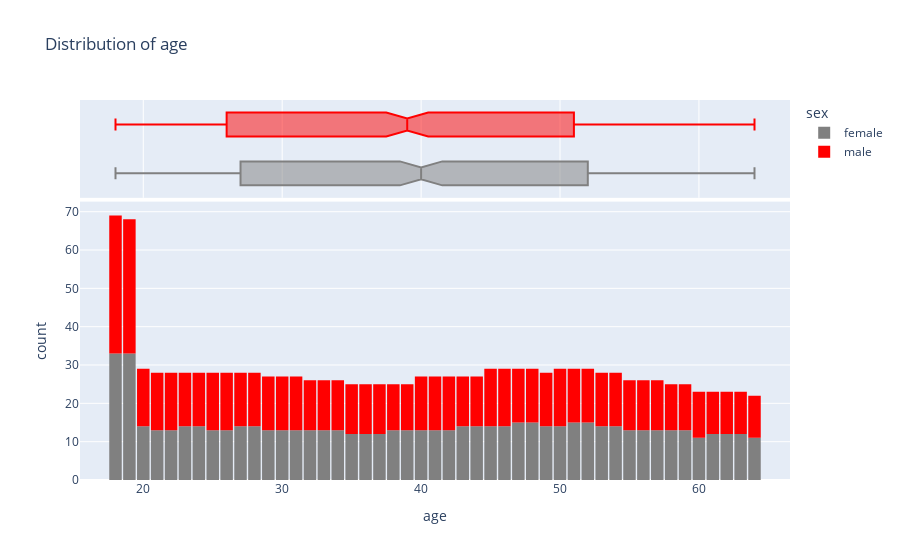

The notebook cell this image was saved under:
### Code cell
fig = px.histogram(
    medical_df,x='age',
    marginal='box',
    title='Distribution of age',
    nbins=47,
    color_discrete_sequence = ['grey','red'],
    color='sex'
    )

fig.update_layout(bargap = 0.1)
fig.show()

### Figure 1 — Plotly figure (JSON) as saved in the notebook; plotly's stock layout.template omitted (floating-point values rounded to 4 significant figures; data arrays with more than 128 entries replaced by an {"elided": "..."} marker saying what was removed)
{"data": [{"alignmentgroup": "True", "bingroup": "x", "hovertemplate": "sex=female<br>age=%{x}<br>count=%{y}<extra></extra>", "legendgroup": "female", "marker": {"color": "grey", "pattern": {"shape": ""}}, "name": "female", "nbinsx": 47, "offsetgroup": "female", "orientation": "v", "showlegend": true, "type": "histogram", "x": {"elided": "662 int values"}, "xaxis": "x", "yaxis": "y"}, {"alignmentgroup": "True", "hovertemplate": "sex=female<br>age=%{x}<extra></extra>", "legendgroup": "female", "marker": {"color": "grey"}, "name": "female", "notched": true, "offsetgroup": "female", "showlegend": false, "type": "box", "x": {"elided": "662 int values"}, "xaxis": "x2", "yaxis": "y2"}, {"alignmentgroup": "True", "bingroup": "x", "hovertemplate": "sex=male<br>age=%{x}<br>count=%{y}<extra></extra>", "legendgroup": "male", "marker": {"color": "red", "pattern": {"shape": ""}}, "name": "male", "nbinsx": 47, "offsetgroup": "male", "orientation": "v", "showlegend": true, "type": "histogram", "x": {"elided": "676 int values"}, "xaxis": "x", "yaxis": "y"}, {"alignmentgroup": "True", "hovertemplate": "sex=male<br>age=%{x}<extra></extra>", "legendgroup": "male", "marker": {"color": "red"}, "name": "male", "notched": true, "offsetgroup": "male", "showlegend": false, "type": "box", "x": {"elided": "676 int values"}, "xaxis": "x2", "yaxis": "y2"}], "layout": {"bargap": 0.1, "barmode": "relative", "legend": {"title": {"text": "sex"}, "tracegroupgap": 0}, "title": {"text": "Distribution of age"}, "xaxis": {"anchor": "y", "domain": [0, 1], "title": {"text": "age"}}, "xaxis2": {"anchor": "y2", "domain": [0, 1], "matches": "x", "showgrid": true, "showticklabels": false}, "yaxis": {"anchor": "x", "domain": [0, 0.7326], "title": {"text": "count"}}, "yaxis2": {"anchor": "x2", "domain": [0.7426, 1], "matches": "y2", "showgrid": false, "showline": false, "showticklabels": false, "ticks": ""}}}
